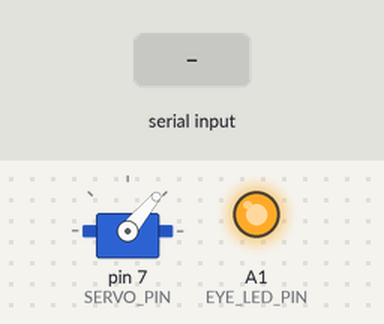
This sketch was run on a simulated Arduino Uno, built with avr-gcc and run on an emulated ATmega328P. Shown: servo, output pins drawn as LEDs (lit = HIGH). The inputs (shaded band) are chosen by the test bench.

Above: at 1.2 s.
1.3 s: "90,45\n" received over Serial
At 1.62 s:
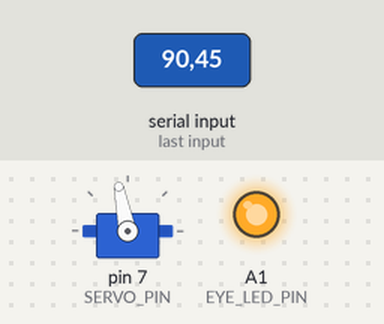
3.4 s: "30,150\n" received over Serial
At 3.69 s:
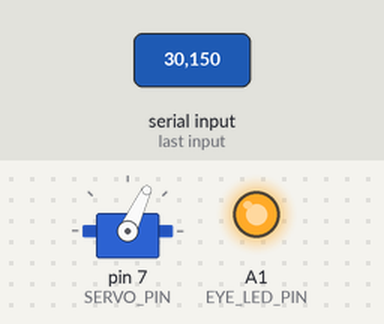
Timing chart, 0 to 6.4 s (numbered marks = the images above; inputs shaded):
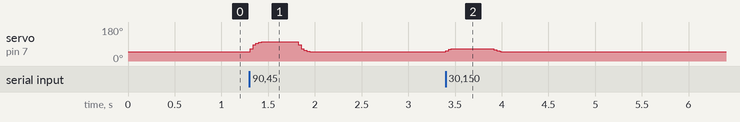

The sketch:

robot_head.ino
```cpp
/*
 * NILA-V2 Robot Head Controller
 * -----------------------------
 * Controls a servo for jaw movement and an LED for eyes.
 * Receives commands via Serial (USB).
 *
 * Hardware:
 * - Servo: Pin 9
 * - Eye LED: Pin A1
 *
 * Serial Protocol:
 * - Send integer 0-100 followed by newline.
 * - 0 = Jaw Closed (90 degrees)
 * - 100 = Jaw Open (130 degrees)
 * - Values in between map linearly.
 */

#include <Servo.h>

// Pin Definitions
const int SERVO_PIN = 7;
const int EYE_LED_PIN = A1;

// Servo Configuration
Servo jawServo;
const int JAW_CLOSED_ANGLE = 50;
const int JAW_OPEN_ANGLE = 110;

// Smoothing
int currentAngle = JAW_CLOSED_ANGLE;
int targetAngle = JAW_CLOSED_ANGLE;
float smoothingFactor = 0.3; // 0.1 to 1.0 (lower means smoother/slower)

// Safety Timeout
unsigned long lastCommandTime = 0;
const unsigned long TIMEOUT_MS = 500; // Close jaw if no data for 500ms

void setup() {
  // Initialize Serial
  Serial.begin(115200);

  // Initialize Servo
  jawServo.attach(SERVO_PIN);
  jawServo.write(JAW_CLOSED_ANGLE); // Start closed

  // Initialize Eyes
  pinMode(EYE_LED_PIN, OUTPUT);
  digitalWrite(EYE_LED_PIN, HIGH); // Turn eyes ON
}

void loop() {
  // Check for incoming serial data
  if (Serial.available() > 0) {
    // Read integer from serial
    int intensity = Serial.parseInt();

    // Clear buffer
    while (Serial.available() > 0) {
      Serial.read();
    }

    // Update last command time
    lastCommandTime = millis();

    // Map intensity (0-100) to target angle (50-110)
    targetAngle = map(intensity, 0, 100, JAW_CLOSED_ANGLE, JAW_OPEN_ANGLE);
    targetAngle = constrain(targetAngle, JAW_CLOSED_ANGLE, JAW_OPEN_ANGLE);
  }

  // Safety Timeout: Close jaw if silence
  if (millis() - lastCommandTime > TIMEOUT_MS) {
    targetAngle = JAW_CLOSED_ANGLE;
  }

  // Smooth movement
  if (abs(currentAngle - targetAngle) > 0) {
    currentAngle = currentAngle + (targetAngle - currentAngle) * smoothingFactor;
    jawServo.write(currentAngle);
  }

  // Keep eyes ON
  digitalWrite(EYE_LED_PIN, HIGH);

  delay(15); // Small delay for smooth servo movement
}
```

Measured:
- after the input at 1.3 s, servo on pin 7 (SERVO_PIN): rises from 50° to 101° in 0.12 s, then falls to 50° in 0.51 s
- after the input at 3.4 s, servo on pin 7 (SERVO_PIN): 50° → 65° at once, → 50° 0.51 s later
